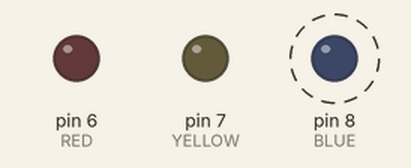
Bench run of a sketch on a simulated Arduino Uno, built with avr-gcc and run on an emulated ATmega328P. Parts: output pins drawn as LEDs (lit = HIGH). Dashed ring = blinking.

Above: at 0.5 s.
Timing chart, 0 to 4.8 s (numbered marks = the images above):
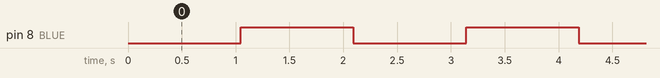

The sketch:

Syncing_tasks_and_isr_using_semaphore.ino
```cpp
#include <Arduino_FreeRTOS.h>
#include <semphr.h>

#define   RED    6
#define   YELLOW  7
#define   BLUE   8


SemaphoreHandle_t xBinarySemaphore;
int timer1_counter;

void setup()
{
	Serial.begin(9600);
	pinMode(RED,OUTPUT);
	pinMode(BLUE,OUTPUT);
	pinMode(YELLOW,OUTPUT);

	xBinarySemaphore = xSemaphoreCreateBinary();
	xTaskCreate(vHandlerTask, "Handler ",100,NULL,3,NULL);

	InterruptInit();

}

void vHandlerTask(void *pvParameters)
{
	while(1)
	{
		xSemaphoreTake(xBinarySemaphore,portMAX_DELAY);
		digitalWrite(BLUE,digitalRead(BLUE)^1);
	}
}
void loop(){}

void InterruptInit(void)
{
	noInterrupts();
	TCCR1A =0;
	TCCR1B =0;
	timer1_counter = 100;

	TCNT1  = timer1_counter;
	TCCR1B |= (1 << CS12);
	TIMSK1 |= (1 << TOIE1);
	interrupts();

}

ISR(TIMER1_OVF_vect)
{

	TCNT1 =  timer1_counter;
	xSemaphoreGiveFromISR(xBinarySemaphore,pdFALSE);
}
```

Measured:
- by itself, pin 8 (BLUE): alternates HIGH for 1.0 s and LOW for 1.0 s
